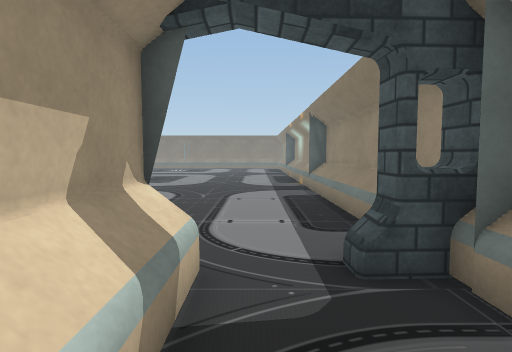
view 1 (above)

24 first-person views from a walk through a Unity game level. The camera is 1.5 m above the floor, tilts 4° down and sees 80° across. Doors are open. The floor is counted in squares, 0.9 m on a side. Each view is taken from the middle of a square. On the plan, view 1 faces up. The plan holds only what a view shows up to about 16 squares ahead; the rest is blank. The place goes on beyond the plan. The player is left out. Some animated figures are left out. Some surface patterns are stand-ins.

view 2
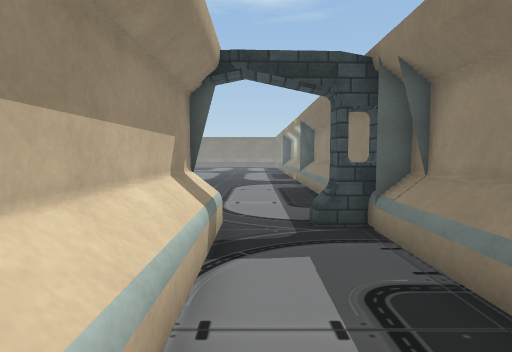

view 3
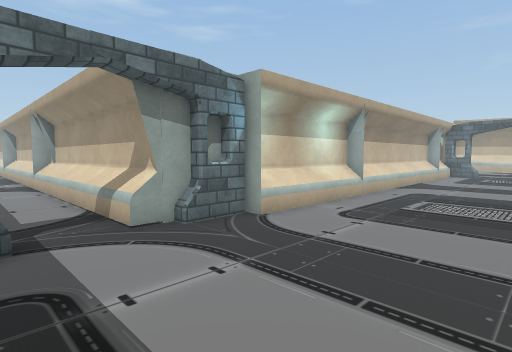

view 4
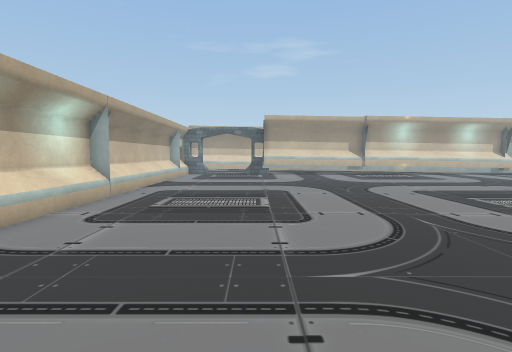

view 5
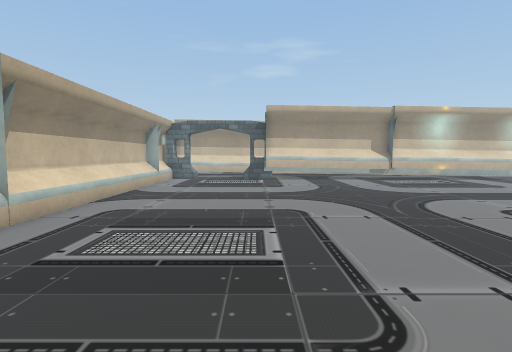

view 6
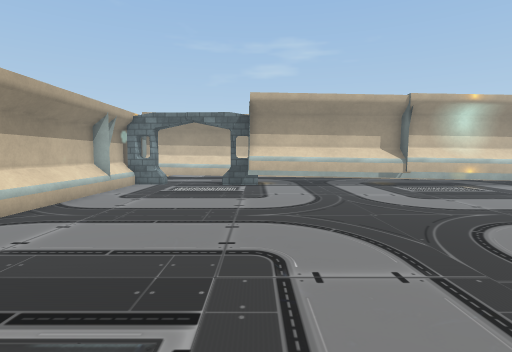

view 7
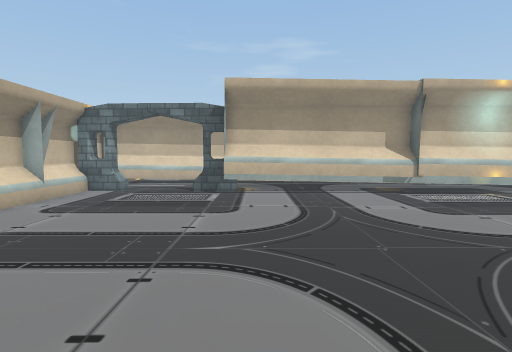

view 8
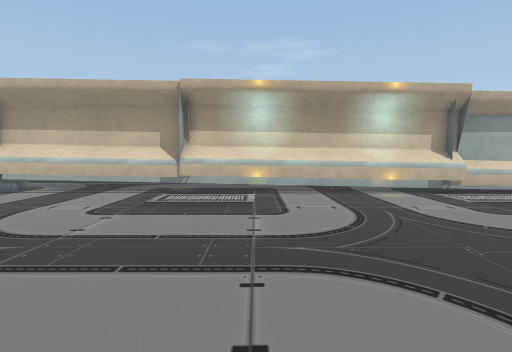

view 9
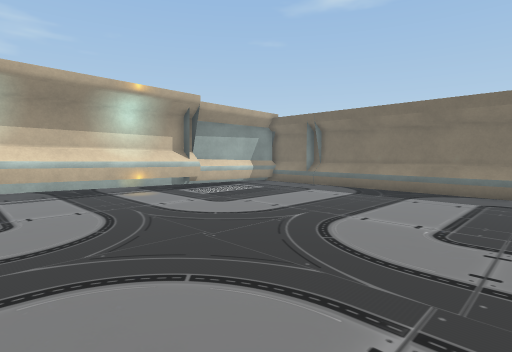

view 10
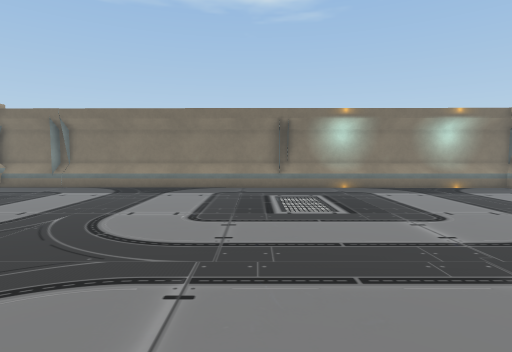

view 11
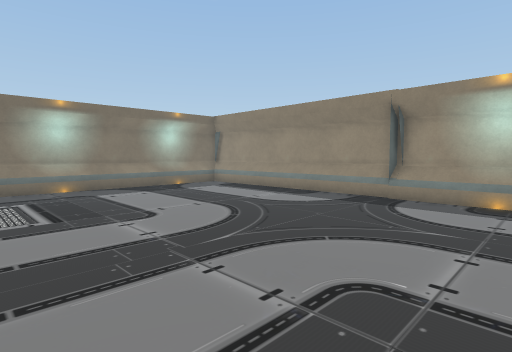

view 12
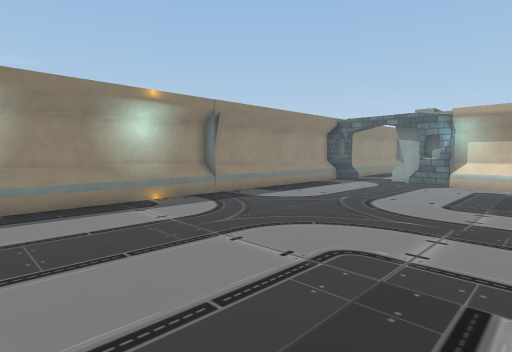

view 13
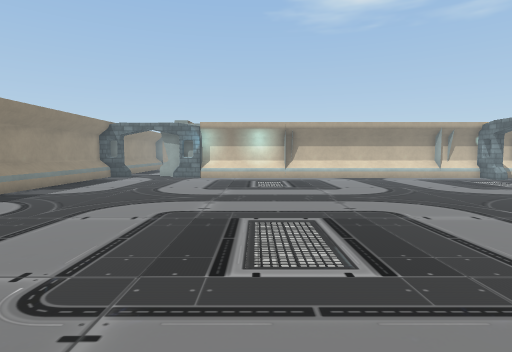

view 14
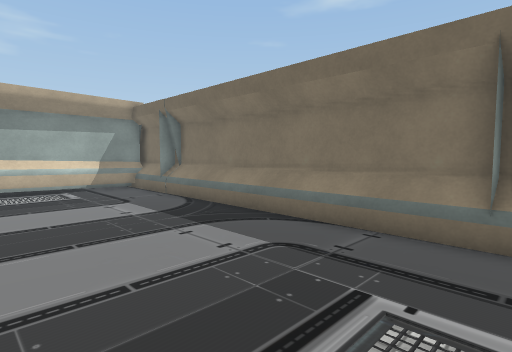

view 15
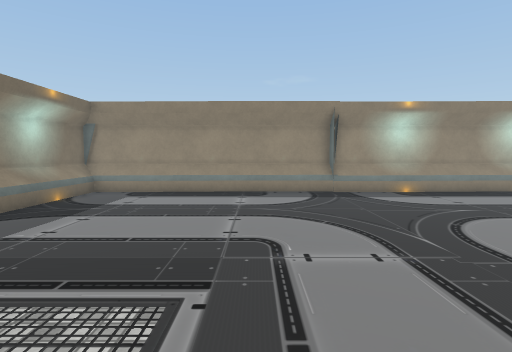

view 16
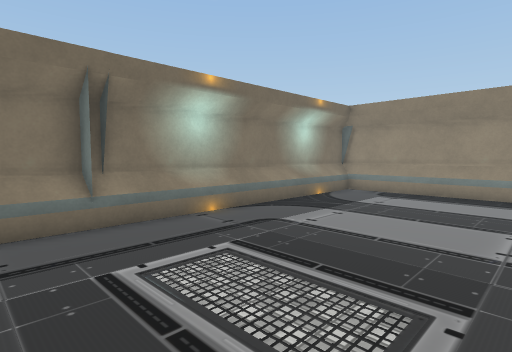

view 17
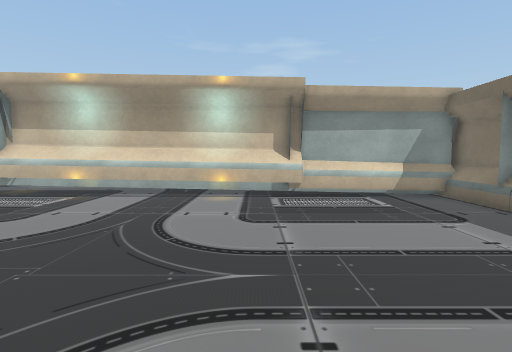

view 18
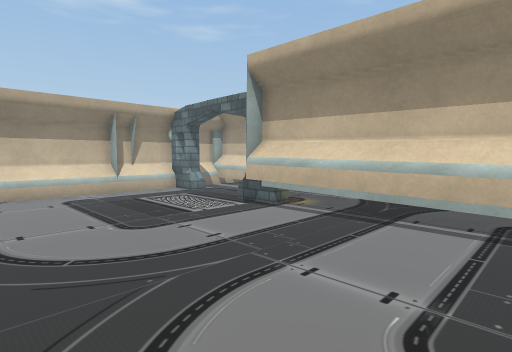

view 19
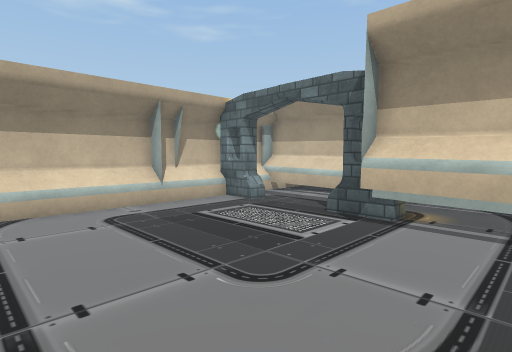

view 20
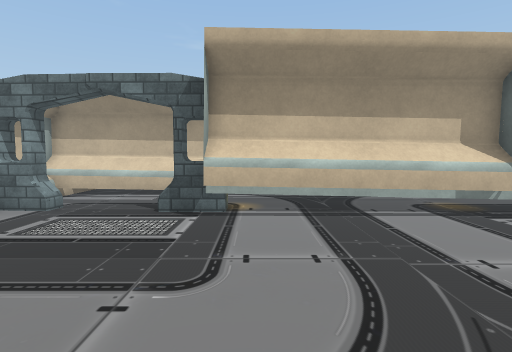

view 21
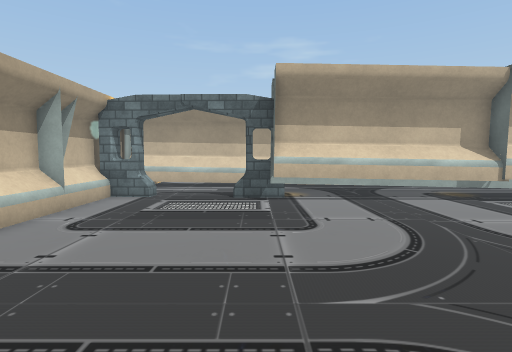

view 22
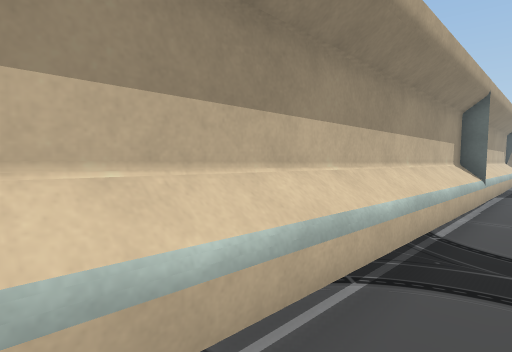

view 23
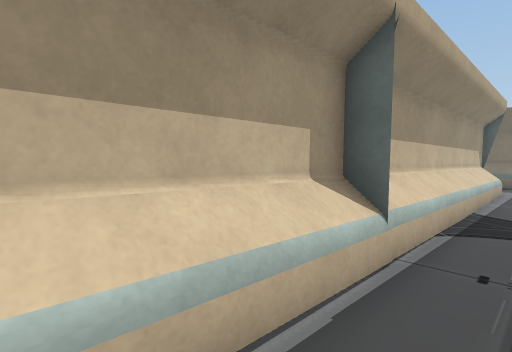

view 24
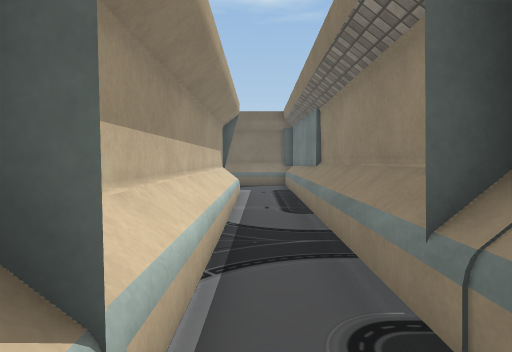

### Floor plan
Key: @ floor where view 1 was taken; # wall or solid block; . floor; D open door; ^ raised ledge; T thing the floor can be seen under or through; O other object.
Columns run from 28 left of view 1 to 3 right of it. Each row starts with its distance up from view 1.
 38 ##  ############################
 37  ...##.........................^
 36  ...#^.........................^
 35  ...#^.........................^
 34  ^..#^.........................^
 33  ^..#^.........................^
 32  ^..#^.........................^
 31  ^..#^.........................^
 30  ^..#^.........................^
 29  ^..#^.........................^
 28  ^..TT.........................^
 27 #^..TT.........................^
 26 #^..TT.........................#
 25 #^..TT.........................^
 24 #^..TT.........................^
 23 #^..#T.........................^
 22 #^..#T.........................^
 21 #^..TT.........................^
 20 #^..TT.........................^
 19 #^..T^.........................^
 18 #^..T^.........................^
 17 #^..T^.........................^
 16 #^..T^.........................^
 15 #^..TT.........................#
 14 #^..TT.........................^
 13 #^..TT.........................^
 12 #^..TT.........................^
 11 #^..O..........................^
 10 #^..O..........................^
  9 #^..D..........................^
  8 #^.DD..........................^
  7 #^.DO..........................^
  6 #^..O..........................^
  5 #^^##^^^^^^^^^^^^^^^^^^^^.DDDD.O
  4  ########################ODDDDOO
  3                           #^...^
  2                           #^...^
  1                           #^...^
  0                           #^@..^
 -1                           #^...
 -2                           #^..
 -3                           #^..

Where each view was taken, in squares from view 1:
view 1: 0 up, 0 right, facing up
view 2: 3 down, 0 right, facing up
view 3: 11 up, 2 right, facing down-left
view 4: 11 up, 2 right, facing left
view 5: 11 up, 3 left, facing left
view 6: 12 up, 7 left, facing left
view 7: 13 up, 10 left, facing left
view 8: 23 up, 10 left, facing left
view 9: 23 up, 10 left, facing up-left
view 10: 22 up, 10 left, facing up
view 11: 22 up, 9 left, facing up-right
view 12: 23 up, 8 left, facing down-right
view 13: 27 up, 8 left, facing down
view 14: 31 up, 8 left, facing up-left
view 15: 30 up, 11 left, facing right
view 16: 30 up, 11 left, facing up-right
view 17: 30 up, 11 left, facing left
view 18: 19 up, 16 left, facing down-left
view 19: 15 up, 16 left, facing down-left
view 20: 13 up, 15 left, facing left
view 21: 11 up, 12 left, facing left
view 22: 10 up, 25 left, facing up-left
view 23: 18 up, 25 left, facing up-left
view 24: 21 up, 26 left, facing up
